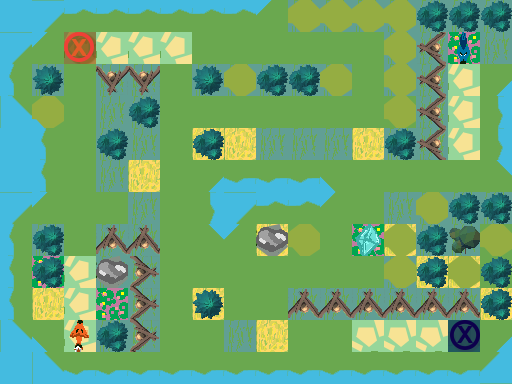

Below is a game level as drawn by its tile map, then a one-line description and the .tmx file that defines it, in full:
An orthogonal 16x12 tile map with 32x32 px tiles, 3 tile layers (Ground, Obstacles, Objects), 1 hidden layer not drawn.

<map version="1.0" orientation="orthogonal" renderorder="right-down" width="16" height="12" tilewidth="32" tileheight="32" nextobjectid="1">
 <tileset firstgid="1" name="TilesetPlaceholder" tilewidth="32" tileheight="32" tilecount="240" columns="10">
  <image source="../../../../Tileset.png" width="320" height="768" />
 </tileset>
 <layer name="Ground" width="16" height="12">
  <data encoding="csv">
5,3221225493,1610612747,1610612747,1610612747,1610612747,1610612747,1610612747,3221225503,7,7,7,7,7,7,7,
3221225493,3221225503,8,8,8,8,1,1,1,1,1,1,7,7,3,7,
3221225483,7,1,7,7,1,7,7,7,7,7,1,7,7,8,31,
2684354581,2684354591,1,7,7,1,1,1,1,1,1,1,1,7,8,11,
5,3221225483,1,7,7,1,2,2,7,7,7,2,7,7,8,11,
5,3221225483,1,7,2,1,31,2684354571,2684354571,2684354571,2684354591,1,1,1,1,1610612767,
3221225493,3221225503,7,7,7,1,11,3221225493,1610612747,1610612747,3221225503,1,7,7,7,7,
3221225483,7,1,7,7,1,1610612767,3221225503,2,1,1,3,2,7,7,1,
3221225483,3,8,7,7,1,1,1,1,1,1,1,7,2,2,1,
3221225483,2,8,3,7,1,2,1,1,7,7,7,7,7,7,2,
2684354581,2684354591,8,7,7,1,1,7,2,1,1,1610612744,1610612744,1610612744,1,31,
5,2684354581,2684354571,2684354571,2684354571,2684354571,2684354571,2684354571,2684354571,2684354571,2684354571,2684354571,2684354571,2684354571,2684354571,21
</data>
 </layer>
 <layer name="Obstacles" width="16" height="12">
  <data encoding="csv">
0,0,0,0,0,0,0,0,0,44,44,44,44,42,42,42,
0,0,0,0,0,0,0,0,0,0,0,0,44,1610612777,0,0,
0,53,0,3221225513,3221225513,0,53,44,42,42,44,0,44,1610612777,0,0,
0,44,0,0,42,0,0,0,0,0,0,0,44,1610612777,0,0,
0,0,0,42,0,0,42,0,0,0,0,0,42,1610612777,0,0,
0,0,0,0,0,0,0,0,0,0,0,0,0,0,0,0,
0,0,1,1,0,0,0,0,0,0,0,0,0,44,42,42,
0,42,0,41,41,0,0,0,43,44,0,0,44,42,54,44,
0,42,0,43,2684354601,0,0,0,0,0,0,0,44,42,44,42,
0,0,0,0,2684354601,0,53,0,0,41,41,41,41,41,41,42,
0,0,0,42,2684354601,0,0,0,0,0,0,0,0,0,0,0,
0,0,0,0,0,0,0,0,0,0,0,0,0,0,0,0
</data>
 </layer>
 <layer name="Objects" width="16" height="12">
  <data encoding="csv">
0,0,0,0,0,0,0,0,0,0,0,0,0,0,0,0,
0,0,181,0,0,0,0,0,0,0,0,0,0,0,3221225664,0,
0,0,0,0,0,0,0,0,0,0,0,0,0,0,0,0,
0,0,0,0,0,0,0,0,0,0,0,0,0,0,0,0,
0,0,0,0,0,0,0,0,0,0,0,0,0,0,0,0,
0,0,0,0,0,0,0,0,0,0,0,0,0,0,0,0,
0,0,0,0,0,0,0,0,0,0,0,0,0,0,0,0,
0,0,0,0,0,0,0,0,0,0,0,184,0,0,0,0,
0,0,0,0,0,0,0,0,0,0,0,0,0,0,0,0,
0,0,0,0,0,0,0,0,0,0,0,0,0,0,0,0,
0,0,191,0,0,0,0,0,0,0,0,0,0,0,182,0,
0,0,0,0,0,0,0,0,0,0,0,0,0,0,0,0
</data>
 </layer>
 <layer name="Solution" width="16" height="12" visible="0">
  <data encoding="csv">
0,0,0,0,0,0,0,0,0,0,0,0,0,0,0,0,
0,0,221,221,221,221,221,221,221,221,221,221,0,0,0,0,
0,0,0,0,0,0,0,0,0,0,0,221,0,0,231,0,
0,0,0,0,0,221,221,221,221,221,221,221,0,0,231,0,
0,0,0,0,0,221,0,0,0,0,0,0,0,0,231,0,
0,0,0,0,0,221,0,0,0,0,0,231,231,231,231,0,
0,0,221,221,221,221,0,0,0,0,0,231,0,0,0,0,
0,0,221,0,0,0,0,0,0,0,0,231,0,0,0,0,
0,0,221,0,0,231,231,231,231,231,231,231,0,0,0,0,
0,0,221,0,0,231,0,0,0,0,0,0,0,0,0,0,
0,0,0,0,0,231,231,231,231,231,231,231,231,231,0,0,
0,0,0,0,0,0,0,0,0,0,0,0,0,0,0,0
</data>
 </layer>
</map>
